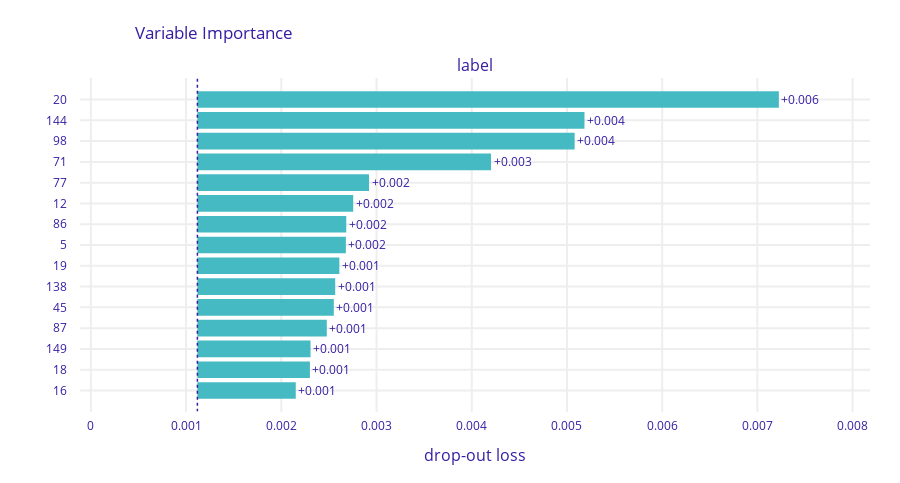

Here is the notebook cell this chart was saved with:
### Code cell
# Plotting top 10 most important variables for the test set
vi_test.plot(max_vars=15)

### Figure 1 — Plotly figure (JSON) as saved in the notebook; plotly's stock layout.template omitted (floating-point values rounded to 4 significant figures)
{"data": [{"base": 0.001119, "hoverinfo": "text", "hoverlabel": {"bgcolor": "rgba(0,0,0,0.8)"}, "hovertext": ["Model: label loss after<br>variable: 20 is permuted: 0.007<br>Drop-out loss change: +0.006", "Model: label loss after<br>variable: 144 is permuted: 0.005<br>Drop-out loss change: +0.004", "Model: label loss after<br>variable: 98 is permuted: 0.005<br>Drop-out loss change: +0.004", "Model: label loss after<br>variable: 71 is permuted: 0.004<br>Drop-out loss change: +0.003", "Model: label loss after<br>variable: 77 is permuted: 0.003<br>Drop-out loss change: +0.002", "Model: label loss after<br>variable: 12 is permuted: 0.003<br>Drop-out loss change: +0.002", "Model: label loss after<br>variable: 86 is permuted: 0.003<br>Drop-out loss change: +0.002", "Model: label loss after<br>variable: 5 is permuted: 0.003<br>Drop-out loss change: +0.002", "Model: label loss after<br>variable: 19 is permuted: 0.003<br>Drop-out loss change: +0.001", "Model: label loss after<br>variable: 138 is permuted: 0.003<br>Drop-out loss change: +0.001", "Model: label loss after<br>variable: 45 is permuted: 0.003<br>Drop-out loss change: +0.001", "Model: label loss after<br>variable: 87 is permuted: 0.002<br>Drop-out loss change: +0.001", "Model: label loss after<br>variable: 149 is permuted: 0.002<br>Drop-out loss change: +0.001", "Model: label loss after<br>variable: 18 is permuted: 0.002<br>Drop-out loss change: +0.001", "Model: label loss after<br>variable: 16 is permuted: 0.002<br>Drop-out loss change: +0.001"], "marker": {"color": "#46bac2"}, "orientation": "h", "showlegend": false, "text": ["+0.006", "+0.004", "+0.004", "+0.003", "+0.002", "+0.002", "+0.002", "+0.002", "+0.001", "+0.001", "+0.001", "+0.001", "+0.001", "+0.001", "+0.001"], "textposition": "outside", "type": "bar", "x": [0.006107, 0.004065, 0.003962, 0.003084, 0.001803, 0.001637, 0.001564, 0.001559, 0.001491, 0.001447, 0.001433, 0.001359, 0.001188, 0.001182, 0.001033], "xaxis": "x", "y": [20, 144, 98, 71, 77, 12, 86, 5, 19, 138, 45, 87, 149, 18, 16], "yaxis": "y"}], "layout": {"annotations": [{"font": {"size": 16}, "showarrow": false, "text": "label", "x": 0.5, "xanchor": "center", "xref": "paper", "y": 1, "yanchor": "bottom", "yref": "paper"}, {"font": {"size": 16}, "showarrow": false, "text": "drop-out loss", "x": 0.5, "xanchor": "center", "xref": "paper", "y": 0, "yanchor": "top", "yref": "paper", "yshift": -30}], "font": {"color": "#371ea3"}, "height": 483, "margin": {"b": 71, "r": 30, "t": 78}, "shapes": [{"line": {"color": "#371ea3", "dash": "dot", "width": 1.5}, "type": "line", "x0": 0.001119, "x1": 0.001119, "xref": "x", "y0": -1, "y1": 15, "yref": "y"}], "title": {"text": "Variable Importance", "x": 0.15}, "xaxis": {"anchor": "y", "automargin": true, "domain": [0, 1], "fixedrange": true, "gridwidth": 2, "range": [-0.0001142, 0.008183], "tickcolor": "white", "ticklen": 3, "ticks": "outside", "type": "linear", "zeroline": false}, "yaxis": {"anchor": "x", "automargin": true, "autorange": "reversed", "domain": [0, 1], "fixedrange": true, "gridwidth": 2, "tickcolor": "white", "ticklen": 10, "ticks": "outside", "type": "category"}}}
